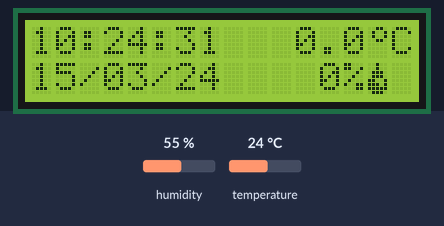
A sketch run on a simulated Arduino Uno, built with avr-gcc and run on an emulated ATmega328P. On the bench: 16×2 character LCD. Inputs (shaded band) come from the test bench; at power-on: humidity 55 %, temperature 24 °C. The local clock reads 2024-03-15 10:24:30 at power-on unless the sketch sets it; what the sketch prints to the serial monitor is not drawn.

Above: at 1.6 s.
1.7 s: humidity set to 22 %
At 3.3 s:
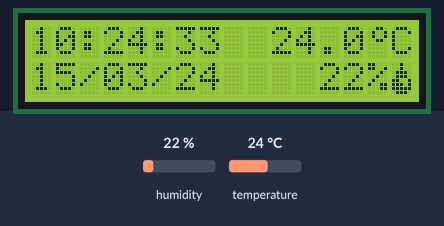
5.5 s: temperature set to 12 °C
At 7.6 s:
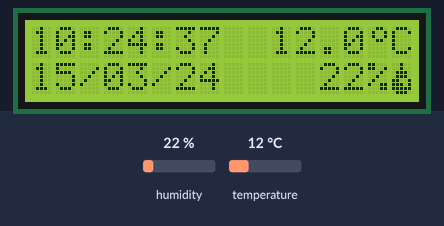
9.5 s: humidity set to 40 %
At 12.6 s:
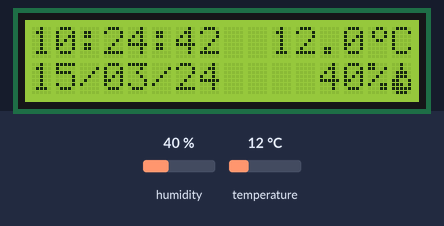
14.5 s: temperature set to 19 °C
At 16.8 s:
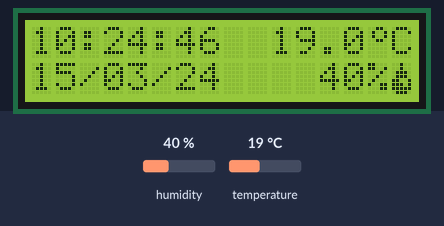
Timing chart, 0 to 18.3 s (numbered marks = the images above; inputs shaded):
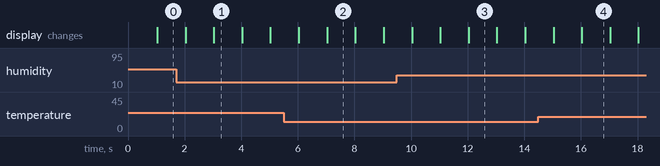

Measured:
- what the display in image 1 shows lasts 1.0 s, from 3.0 s to 4.0 s

The sketch:

hub.ino
```cpp
#include <Wire.h>
#include <LiquidCrystal_I2C.h>
#include "RTClib.h"
#include <dht_nonblocking.h>

const int LCD_ADDRESS = 0x3F;
LiquidCrystal_I2C lcd(LCD_ADDRESS, 16, 2);

#define DHT_SENSOR_PIN 10
#define DHT_SENSOR_TYPE DHT_TYPE_22
DHT_nonblocking dht_sensor(DHT_SENSOR_PIN, DHT_SENSOR_TYPE);


RTC_DS3231 rtc;

//Caractere personalizado para grau °
byte degreeSymbol[8] = {
  0b00110,
  0b01001,
  0b01001,
  0b00110,
  0b00000,
  0b00000,
  0b00000,
  0b00000
};

//Caractere personalizado para gota
byte drop[] = {
  B00100,
  B00100,
  B01110,
  B01110,
  B11001,
  B11101,
  B11111,
  B01110
};

float temperature = 0.0;
float humidity = 0.0;
unsigned long previousMillis = 0;

void setup() {
  Serial.begin(9600);
  Serial.println("Iniciando Relogio...");

  lcd.init();
  lcd.backlight();
  lcd.clear();

  if (!rtc.begin()) {
    Serial.println("RTC nao encontrado :(");
    lcd.print("RTC Error");
    while (1);
  }

  // Cria os caracteres customizados de grau e gota no LCD
  lcd.createChar(0, degreeSymbol);
  lcd.createChar(1, drop);

  // Verifica se o RTC precisa ser ajustado
  if (rtc.lostPower()) {
    Serial.println("RTC inconsistente, ajuste o relógio");
    // rtc.adjust(DateTime(F(__DATE__), F(__TIME__))); //Essa linha configura o RTC pro horário do computador
  }
}

void loop() {
  // Tenta ler o sensor DHT e imprime na serial
  if (poll_dht_sensor()) {
    Serial.print("Nova leitura do DHT -> ");
    Serial.print("T: ");
    Serial.print(temperature);
    Serial.print(" C, H: ");
    Serial.print(humidity);
    Serial.println(" %");
  }

  // Atualiza o display a cada 1 segundo (1000 ms)
  if (millis() - previousMillis >= 1000) {
    previousMillis = millis(); // Marca o novo tempo de referência

    DateTime now = rtc.now(); //Recebe os dados atualizados do RTC

    lcdPrint(now); //Imprime as informações no display
  }
}

static bool poll_dht_sensor() {
  // A função 'measure' da dht_nonblocking atualiza as variáveis globais
  // e só retorna 'true' quando uma nova medição válida está pronta.
  if (dht_sensor.measure(&temperature, &humidity)) {
    return true;
  }
  return false;
}


void lcdPrint(DateTime now) {
  char line1[17]; // Buffer para a primeira linha
  char line2[17]; // Buffer para a segunda linha
  char tempStr[6]; // Buffer para a string da temperatura (ex: "25.5")

  // --- Linha 1: Hora e Temperatura ---
  // Converte a temperatura (float) para uma string com 1 casa decimal
  dtostrf(temperature, 4, 1, tempStr); // (variável, tamanho total, casas decimais, buffer)

  // Monta a string completa da primeira linha
  snprintf(line1, sizeof(line1), "%02d:%02d:%02d  %s", now.hour(), now.minute(), now.second(), tempStr);

  lcd.setCursor(0, 0);
  lcd.print(line1);
  lcd.write(byte(0)); // Imprime o caractere customizado de grau °
  lcd.write('C'); //Imprime o C para indicar a unidade Celsius


  // --- Linha 2: Data e Umidade ---
  snprintf(line2, sizeof(line2), "%02d/%02d/%02d    %d%%", now.day(), now.month(), now.year() % 100, (int)round(humidity));
  lcd.setCursor(0, 1);
  lcd.print(line2);
  lcd.write(byte(1)); // Imprime o caractere customizado de gota
}
```
